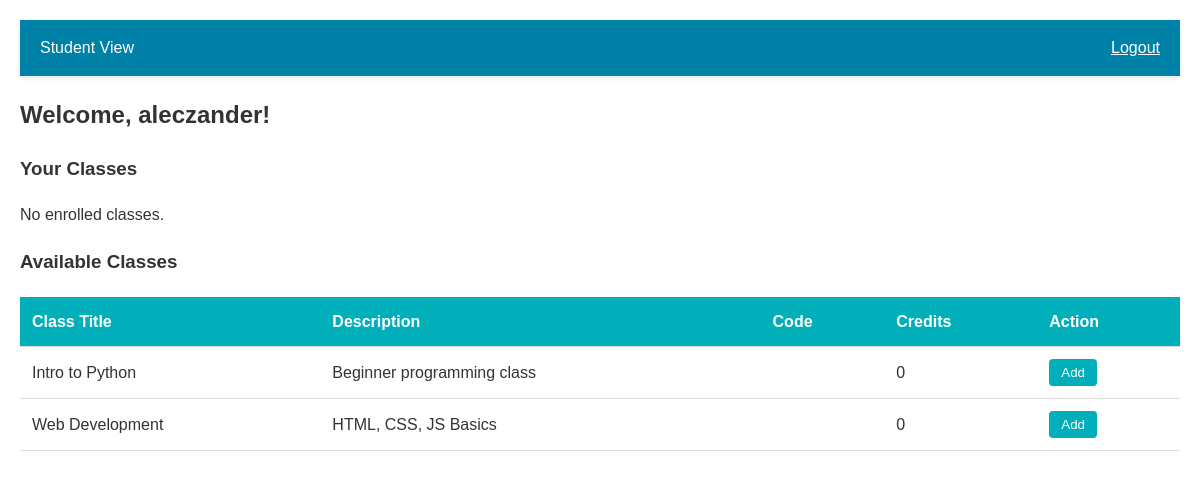
The app's page /student-dashboard (signed in), older data.
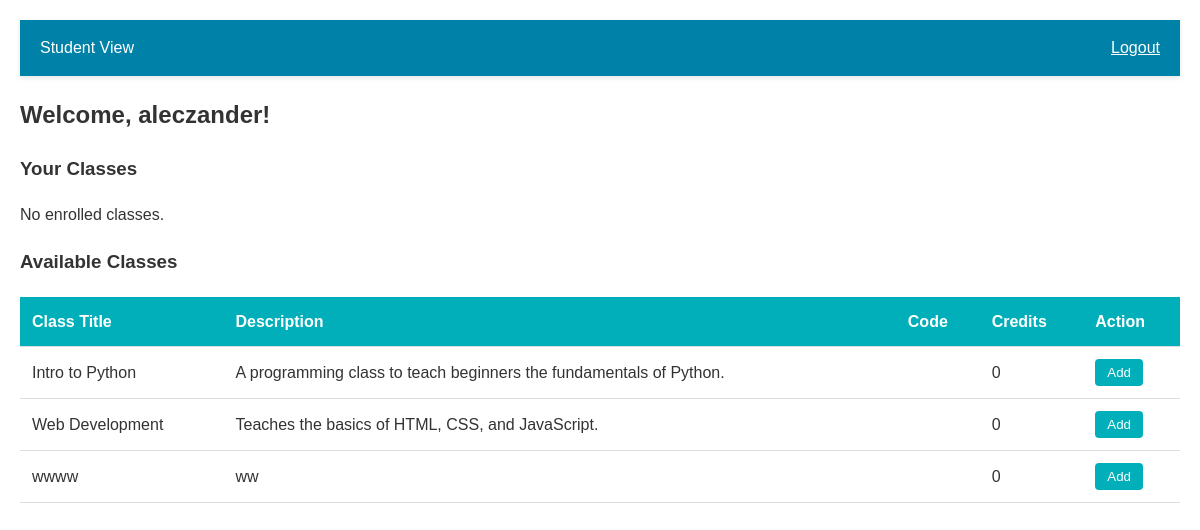
The same page, newer data.
### tables this page shows
CREATE TABLE classes (
    id INTEGER PRIMARY KEY AUTOINCREMENT,
    title TEXT NOT NULL,
    description TEXT,
    teacher_id INTEGER,
    FOREIGN KEY (teacher_id) REFERENCES users(id)
);

### app.py (the view)
@app.route('/student-dashboard')
def student_dashboard():
    if 'username' in session and session.get('role') == 'student':
        conn = get_db_connection()
        all_classes = conn.execute("""
            SELECT * FROM classes
            WHERE id NOT IN (
                SELECT class_id FROM enrollments WHERE student_id = ?
            )
        """, (session['user_id'],)).fetchall()
        my_classes = conn.execute("""
            SELECT c.* FROM classes c
            JOIN enrollments e ON c.id = e.class_id
            WHERE e.student_id = ?
        """, (session['user_id'],)).fetchall()
        conn.close()
    return render_template('student_dashboard.html', all_classes=all_classes, my_classes=my_classes)

### app.py (called while the page is built)
def get_db_connection():
    conn = sqlite3.connect('school.db')
    conn.row_factory = sqlite3.Row
    return conn

### templates/student_dashboard.html (shortened to what this page needs)
<!DOCTYPE html>
<html lang="en">
<head>
    <link rel="stylesheet" href="{{ url_for('static', filename='Style.css') }}">
</head>
<body>
    <div class="container">
        <nav class="navbar">
            <div class="navbar-brand">Student View</div>
            <div class="navbar-actions">
                <a href="/login" class="nav-btn" id="logout-btn">Logout</a>
            </div>
        </nav>
        <h2>Welcome, {{ session.username }}!</h2>
        <div class="selected-courses">
            <h3>Your Classes</h3>
            <div id="selected-courses-list">
                {% if my_classes %}
                    <ul class="course-list">
                        {% for cls in my_classes %}
                        <li class="selected-course-item">
                            <div>
                                <strong>{{ cls.title }}</strong>
                                <span class="course-credits">({{ cls.credits if cls.credits else '0' }} credits)</span>
                            </div>
                            <form action="/drop/{{ cls.id }}" method="POST" style="display: inline">
                                <button type="submit" class="remove">Drop</button>
                            </form>
                        </li>
                        {% endfor %}
                    </ul>
                {% else %}
                    <p>No enrolled classes.</p>
                {% endif %}
            </div>
        </div>
        <div class="course-catalog">
            <h3>Available Classes</h3>
            <table id="course-table">
                <thead>
                    <tr>
                        <th>Class Title</th>
                        <th>Description</th>
                        <th>Code</th>
                        <th>Credits</th>
                        <th>Action</th>
                    </tr>
                </thead>
                <tbody id="course-table-body">
                    {% if all_classes %}
                        {% for cls in all_classes %}
                        <tr>
                            <td data-label="Class Title">{{ cls.title }}</td>
                            <td data-label="Description">{{ cls.description }}</td>
                            <td data-label="Code">{{ cls.code }}</td>
                            <td data-label="Credits">{{ cls.credits if cls.credits else '0' }}</td>
                            <td data-label="Action">
                                <form action="/enroll/{{ cls.id }}" method="POST" style="display: inline">
                                    <button type="submit" class="add-btn">Add</button>
                                </form>
                            </td>
                        </tr>
                        {% endfor %}
                    {% else %}
                        <tr>
                            <td colspan="5">No classes available.</td>
                        </tr>
                    {% endif %}
                </tbody>
            </table>
        </div>
    </div>
</body>
</html>

### static/Style.css (style rules this page uses)
body { font-family: Arial, sans-serif; line-height: 1.6; margin: 0; padding: 20px; color: #333; min-height: 100vh; align-items: center; }
.navbar { display: flex; justify-content: space-between; align-items: center; padding: 15px 20px; background-color: #0081a7; color: white; box-shadow: 0 2px 5px rgba(0, 0, 0, 0.1); position: sticky; top: 0; z-index: 1000; }
.container { max-width: 1200px; margin: 0 auto; }
table { width: 100%; border-collapse: collapse; margin-top: 20px; }
th, td { padding: 12px; text-align: left; border-bottom: 1px solid #ddd; }
th { background-color: #00afb9; color: white; }
button { padding: 6px 12px; cursor: pointer; background-color: #00afb9; color: white; border: none; border-radius: 4px; }
.add-btn { background-color: #00afb9; color: white; }
a { color: white; }

Row changes from the older to the newer data that the page shows:
changed classes "Intro to Python": description "Beginner programming class" → "A programming class to teach beginners the fundamentals of Python."
changed classes "Web Development": description "HTML, CSS, JS Basics" → "Teaches the basics of HTML, CSS, and JavaScript."
added classes: title "wwww", description "ww", credits "0"
